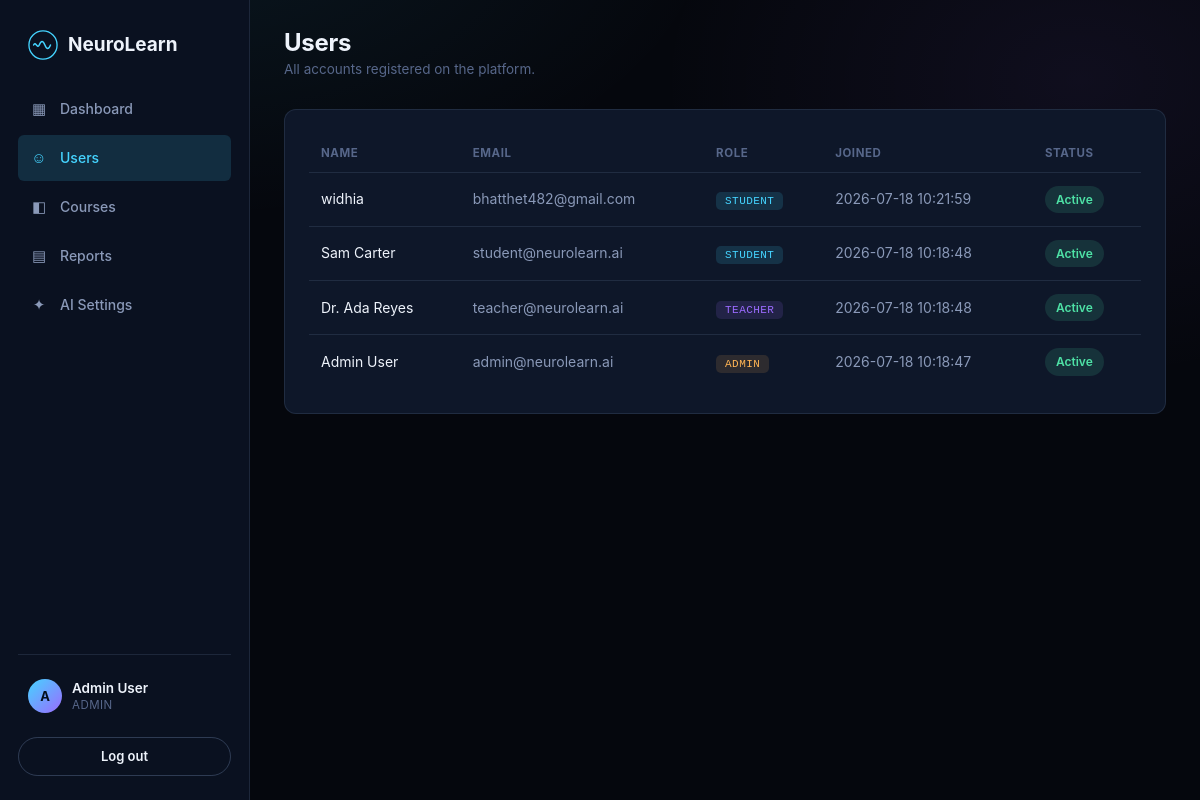
Page /admin/users (signed in) on the committed database.
### tables this page shows
CREATE TABLE users (
    id INTEGER PRIMARY KEY AUTOINCREMENT,
    name TEXT NOT NULL,
    email TEXT UNIQUE NOT NULL,
    password_hash TEXT NOT NULL,
    role TEXT NOT NULL CHECK(role IN ('student','teacher','admin')),
    created_at TEXT DEFAULT (datetime('now'))
);

### routes/admin_routes.py (the view)
@admin_bp.route("/users")
@role_required("admin")
def users():
    conn = get_db()
    rows = conn.execute("SELECT * FROM users ORDER BY id DESC").fetchall()
    conn.close()
    users = [{"name": r["name"], "email": r["email"], "role": r["role"], "joined": r["created_at"]} for r in rows]
    return render_template("admin/users.html", users=users)

### database/connection.py (called while the page is built)
def get_db():
    conn = sqlite3.connect(Config.DATABASE_PATH)
    conn.row_factory = sqlite3.Row
    conn.execute("PRAGMA foreign_keys = ON")
    return conn

### templates/admin/users.html (shortened to what this page needs)
{% extends "layouts/app_base.html" %}
{% block sidenav %}
<a href="{{ url_for('admin.dashboard') }}"><span class="ico">▦</span>Dashboard</a>
<a href="{{ url_for('admin.users') }}" class="active"><span class="ico">☺</span>Users</a>
<a href="{{ url_for('admin.courses') }}"><span class="ico">◧</span>Courses</a>
<a href="{{ url_for('admin.reports') }}"><span class="ico">▤</span>Reports</a>
<a href="{{ url_for('admin.ai_settings') }}"><span class="ico">✦</span>AI Settings</a>
{% endblock %}
{% block content %}
<div class="app-topbar"><div><h1>Users</h1><div class="sub">All accounts registered on the platform.</div></div></div>
<div class="panel">
  <table>
    <thead><tr><th>Name</th><th>Email</th><th>Role</th><th>Joined</th><th>Status</th></tr></thead>
    <tbody>
      {% for u in users %}
      <tr>
        <td style="color:var(--text-primary);">{{ u.name }}</td>
        <td>{{ u.email }}</td>
        <td><span class="badge-role badge-{{ u.role }}">{{ u.role }}</span></td>
        <td>{{ u.joined }}</td>
        <td><span class="pill pill-green">Active</span></td>
      </tr>
      {% endfor %}
    </tbody>
  </table>
</div>
{% endblock %}

### templates/layouts/app_base.html (shortened to what this page needs)
<!DOCTYPE html>
<html lang="en">
<head>
<link rel="stylesheet" href="{{ url_for('static', filename='css/style.css') }}">
</head>
<body>
<div class="app-shell">
  <aside class="app-sidebar">
    <a href="{{ url_for('public.home') }}" class="brand">
      <svg class="brand-mark" viewBox="0 0 32 32" fill="none">
        <circle cx="16" cy="16" r="15" stroke="#45d4ff" stroke-width="1.4"/>
        <path d="M6 16c2-5 4 5 6 0s4-5 6 0 4 5 6 0" stroke="#45d4ff" stroke-width="1.6" fill="none" stroke-linecap="round"/>
      </svg>
      NeuroLearn
    </a>
    <nav class="side-nav">
      {% block sidenav %}{% endblock %}
    </nav>
    <div class="side-foot">
      <div class="user-chip">
        <div class="avatar">{{ session.get('name','U')[0]|upper }}</div>
        <div class="meta">
          <div class="name">{{ session.get('name','User') }}</div>
          <div class="role">{{ session.get('role','student') }}</div>
        </div>
      </div>
      <a href="{{ url_for('auth.logout') }}" class="btn btn-ghost btn-sm btn-block mt-16">Log out</a>
    </div>
  </aside>
  <main class="app-main">
    {% block content %}{% endblock %}
  </main>
</div>
</body>
</html>

### rows in the picture
users: get "Admin User", get "ADMIN", name "Admin User", email "admin@neurolearn.ai", role "ADMIN", joined "2026-07-18 10:18:47"
users: name "widhia", email "bhatthet482@gmail.com", role "STUDENT", joined "2026-07-18 10:21:59"
users: name "Sam Carter", email "student@neurolearn.ai", role "STUDENT", joined "2026-07-18 10:18:48"
users: name "Dr. Ada Reyes", email "teacher@neurolearn.ai", role "TEACHER", joined "2026-07-18 10:18:48"

### other values in the picture
{{ session.get('name','U')[0]|upper }} "A"
